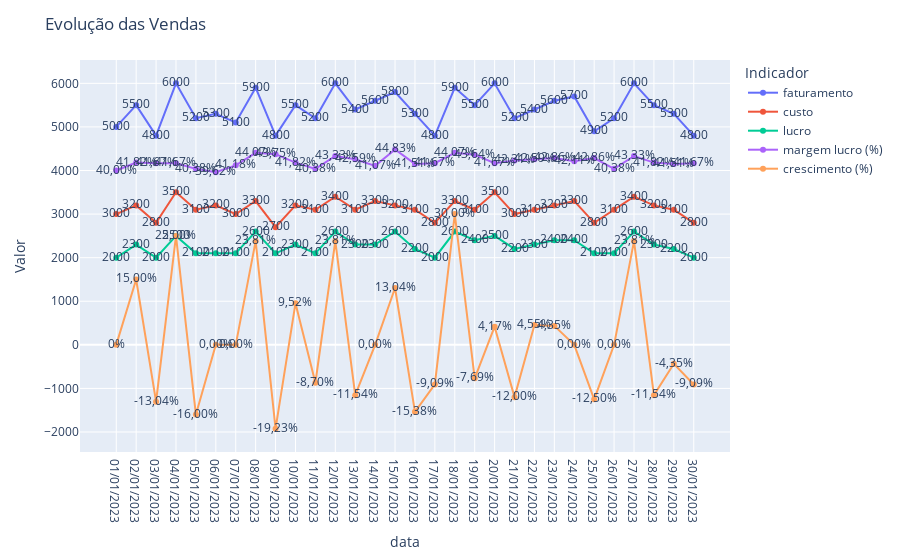

Notebook cell for this chart:
### Code cell
fig=px.line(df_transformado,x="data",y="Valor",text="Valor",color="Indicador")

fig.update_layout(title="Evolução das Vendas")

fig.show()

### Figure 1 — Plotly figure (JSON) as saved in the notebook; plotly's stock layout.template omitted (floating-point values rounded to 4 significant figures)
{"data": [{"hovertemplate": "Indicador=faturamento<br>data=%{x}<br>Valor=%{text}<extra></extra>", "legendgroup": "faturamento", "line": {"color": "#636efa", "dash": "solid"}, "marker": {"symbol": "circle"}, "mode": "lines+text+markers", "name": "faturamento", "orientation": "v", "showlegend": true, "text": [5000, 5500, 4800, 6000, 5200, 5300, 5100, 5900, 4800, 5500, 5200, 6000, 5400, 5600, 5800, 5300, 4800, 5900, 5500, 6000, 5200, 5400, 5600, 5700, 4900, 5200, 6000, 5500, 5300, 4800], "type": "scatter", "x": ["01/01/2023", "02/01/2023", "03/01/2023", "04/01/2023", "05/01/2023", "06/01/2023", "07/01/2023", "08/01/2023", "09/01/2023", "10/01/2023", "11/01/2023", "12/01/2023", "13/01/2023", "14/01/2023", "15/01/2023", "16/01/2023", "17/01/2023", "18/01/2023", "19/01/2023", "20/01/2023", "21/01/2023", "22/01/2023", "23/01/2023", "24/01/2023", "25/01/2023", "26/01/2023", "27/01/2023", "28/01/2023", "29/01/2023", "30/01/2023"], "xaxis": "x", "y": [5000, 5500, 4800, 6000, 5200, 5300, 5100, 5900, 4800, 5500, 5200, 6000, 5400, 5600, 5800, 5300, 4800, 5900, 5500, 6000, 5200, 5400, 5600, 5700, 4900, 5200, 6000, 5500, 5300, 4800], "yaxis": "y"}, {"hovertemplate": "Indicador=custo<br>data=%{x}<br>Valor=%{text}<extra></extra>", "legendgroup": "custo", "line": {"color": "#EF553B", "dash": "solid"}, "marker": {"symbol": "circle"}, "mode": "lines+text+markers", "name": "custo", "orientation": "v", "showlegend": true, "text": [3000, 3200, 2800, 3500, 3100, 3200, 3000, 3300, 2700, 3200, 3100, 3400, 3100, 3300, 3200, 3100, 2800, 3300, 3100, 3500, 3000, 3100, 3200, 3300, 2800, 3100, 3400, 3200, 3100, 2800], "type": "scatter", "x": ["01/01/2023", "02/01/2023", "03/01/2023", "04/01/2023", "05/01/2023", "06/01/2023", "07/01/2023", "08/01/2023", "09/01/2023", "10/01/2023", "11/01/2023", "12/01/2023", "13/01/2023", "14/01/2023", "15/01/2023", "16/01/2023", "17/01/2023", "18/01/2023", "19/01/2023", "20/01/2023", "21/01/2023", "22/01/2023", "23/01/2023", "24/01/2023", "25/01/2023", "26/01/2023", "27/01/2023", "28/01/2023", "29/01/2023", "30/01/2023"], "xaxis": "x", "y": [3000, 3200, 2800, 3500, 3100, 3200, 3000, 3300, 2700, 3200, 3100, 3400, 3100, 3300, 3200, 3100, 2800, 3300, 3100, 3500, 3000, 3100, 3200, 3300, 2800, 3100, 3400, 3200, 3100, 2800], "yaxis": "y"}, {"hovertemplate": "Indicador=lucro<br>data=%{x}<br>Valor=%{text}<extra></extra>", "legendgroup": "lucro", "line": {"color": "#00cc96", "dash": "solid"}, "marker": {"symbol": "circle"}, "mode": "lines+text+markers", "name": "lucro", "orientation": "v", "showlegend": true, "text": [2000, 2300, 2000, 2500, 2100, 2100, 2100, 2600, 2100, 2300, 2100, 2600, 2300, 2300, 2600, 2200, 2000, 2600, 2400, 2500, 2200, 2300, 2400, 2400, 2100, 2100, 2600, 2300, 2200, 2000], "type": "scatter", "x": ["01/01/2023", "02/01/2023", "03/01/2023", "04/01/2023", "05/01/2023", "06/01/2023", "07/01/2023", "08/01/2023", "09/01/2023", "10/01/2023", "11/01/2023", "12/01/2023", "13/01/2023", "14/01/2023", "15/01/2023", "16/01/2023", "17/01/2023", "18/01/2023", "19/01/2023", "20/01/2023", "21/01/2023", "22/01/2023", "23/01/2023", "24/01/2023", "25/01/2023", "26/01/2023", "27/01/2023", "28/01/2023", "29/01/2023", "30/01/2023"], "xaxis": "x", "y": [2000, 2300, 2000, 2500, 2100, 2100, 2100, 2600, 2100, 2300, 2100, 2600, 2300, 2300, 2600, 2200, 2000, 2600, 2400, 2500, 2200, 2300, 2400, 2400, 2100, 2100, 2600, 2300, 2200, 2000], "yaxis": "y"}, {"hovertemplate": "Indicador=margem lucro (%)<br>data=%{x}<br>Valor=%{text}<extra></extra>", "legendgroup": "margem lucro (%)", "line": {"color": "#ab63fa", "dash": "solid"}, "marker": {"symbol": "circle"}, "mode": "lines+text+markers", "name": "margem lucro (%)", "orientation": "v", "showlegend": true, "text": ["40,00%", "41,82%", "41,67%", "41,67%", "40,38%", "39,62%", "41,18%", "44,07%", "43,75%", "41,82%", "40,38%", "43,33%", "42,59%", "41,07%", "44,83%", "41,51%", "41,67%", "44,07%", "43,64%", "41,67%", "42,31%", "42,59%", "42,86%", "42,11%", "42,86%", "40,38%", "43,33%", "41,82%", "41,51%", "41,67%"], "type": "scatter", "x": ["01/01/2023", "02/01/2023", "03/01/2023", "04/01/2023", "05/01/2023", "06/01/2023", "07/01/2023", "08/01/2023", "09/01/2023", "10/01/2023", "11/01/2023", "12/01/2023", "13/01/2023", "14/01/2023", "15/01/2023", "16/01/2023", "17/01/2023", "18/01/2023", "19/01/2023", "20/01/2023", "21/01/2023", "22/01/2023", "23/01/2023", "24/01/2023", "25/01/2023", "26/01/2023", "27/01/2023", "28/01/2023", "29/01/2023", "30/01/2023"], "xaxis": "x", "y": ["40,00%", "41,82%", "41,67%", "41,67%", "40,38%", "39,62%", "41,18%", "44,07%", "43,75%", "41,82%", "40,38%", "43,33%", "42,59%", "41,07%", "44,83%", "41,51%", "41,67%", "44,07%", "43,64%", "41,67%", "42,31%", "42,59%", "42,86%", "42,11%", "42,86%", "40,38%", "43,33%", "41,82%", "41,51%", "41,67%"], "yaxis": "y"}, {"hovertemplate": "Indicador=crescimento (%)<br>data=%{x}<br>Valor=%{text}<extra></extra>", "legendgroup": "crescimento (%)", "line": {"color": "#FFA15A", "dash": "solid"}, "marker": {"symbol": "circle"}, "mode": "lines+text+markers", "name": "crescimento (%)", "orientation": "v", "showlegend": true, "text": ["0%", "15,00%", "-13,04%", "25,00%", "-16,00%", "0,00%", "0,00%", "23,81%", "-19,23%", "9,52%", "-8,70%", "23,81%", "-11,54%", "0,00%", "13,04%", "-15,38%", "-9,09%", "30,00%", "-7,69%", "4,17%", "-12,00%", "4,55%", "4,35%", "0,00%", "-12,50%", "0,00%", "23,81%", "-11,54%", "-4,35%", "-9,09%"], "type": "scatter", "x": ["01/01/2023", "02/01/2023", "03/01/2023", "04/01/2023", "05/01/2023", "06/01/2023", "07/01/2023", "08/01/2023", "09/01/2023", "10/01/2023", "11/01/2023", "12/01/2023", "13/01/2023", "14/01/2023", "15/01/2023", "16/01/2023", "17/01/2023", "18/01/2023", "19/01/2023", "20/01/2023", "21/01/2023", "22/01/2023", "23/01/2023", "24/01/2023", "25/01/2023", "26/01/2023", "27/01/2023", "28/01/2023", "29/01/2023", "30/01/2023"], "xaxis": "x", "y": ["0%", "15,00%", "-13,04%", "25,00%", "-16,00%", "0,00%", "0,00%", "23,81%", "-19,23%", "9,52%", "-8,70%", "23,81%", "-11,54%", "0,00%", "13,04%", "-15,38%", "-9,09%", "30,00%", "-7,69%", "4,17%", "-12,00%", "4,55%", "4,35%", "0,00%", "-12,50%", "0,00%", "23,81%", "-11,54%", "-4,35%", "-9,09%"], "yaxis": "y"}], "layout": {"legend": {"title": {"text": "Indicador"}, "tracegroupgap": 0}, "margin": {"t": 60}, "title": {"text": "Evolução das Vendas"}, "xaxis": {"anchor": "y", "domain": [0, 1], "title": {"text": "data"}}, "yaxis": {"anchor": "x", "domain": [0, 1], "title": {"text": "Valor"}}}}
